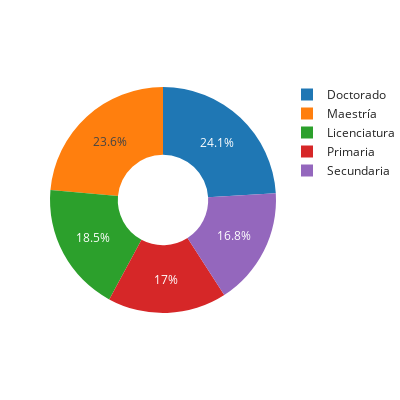

Notebook code for this chart:
### Code cell
res = pd.pivot_table(df, values = variable, index = grupo, aggfunc='mean').reset_index()
res = res.sort_values(by = grupo, ascending = True)

labels = res[grupo]
valores = res[variable]

fig = go.Figure()
# Create subplots: use 'domain' type for Pie subplot
fig.add_trace(go.Pie(labels=labels, values=valores, name=grupo))

fig.update_traces(hole=.4, hoverinfo="label+percent+name")
fig.update_layout(autosize=True,width=400, height=400, title_text='', barmode='group', xaxis_tickangle=45,
                 margin=dict(l=50, r=0, b=0, t=0, pad=0), template="simple_white",
                 legend=dict(yanchor="auto", x= 1.55, y=0.8, xanchor="auto", entrywidth=30))
#FigurA = go.FigureWidget(fig)

display(fig)

### Figure 1 — Plotly figure (JSON) as saved in the notebook; plotly's stock layout.template omitted (floating-point values rounded to 4 significant figures)
{"data": [{"hole": 0.4, "hoverinfo": "label+percent+name", "labels": ["Doctorado", "Licenciatura", "Maestría", "Primaria", "Secundaria"], "name": "Educación", "type": "pie", "values": [32250.0, 24810.0, 31650.0, 22810.0, 22570.0]}], "layout": {"autosize": true, "barmode": "group", "height": 400, "legend": {"entrywidth": 30, "x": 1.55, "xanchor": "auto", "y": 0.8, "yanchor": "auto"}, "margin": {"b": 0, "l": 50, "pad": 0, "r": 0, "t": 0}, "title": {"text": ""}, "width": 400, "xaxis": {"tickangle": 45}}}
